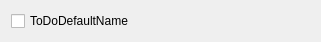
<?xml version="1.0" encoding="UTF-8"?>
<ui version="4.0">
 <class>ToDoSingleWidget</class>
 <widget class="QWidget" name="ToDoSingleWidget">
  <property name="geometry">
   <rect>
    <x>0</x>
    <y>0</y>
    <width>321</width>
    <height>36</height>
   </rect>
  </property>
  <property name="windowTitle">
   <string>Form</string>
  </property>
  <layout class="QHBoxLayout" name="horizontalLayout">
   <item>
    <widget class="QCheckBox" name="m_checkBox_status">
     <property name="text">
      <string>ToDoDefaultName</string>
     </property>
    </widget>
   </item>
   <item>
    <spacer name="horizontalSpacer">
     <property name="orientation">
      <enum>Qt::Horizontal</enum>
     </property>
     <property name="sizeHint" stdset="0">
      <size>
       <width>40</width>
       <height>20</height>
      </size>
     </property>
    </spacer>
   </item>
  </layout>
 </widget>
 <resources/>
 <connections/>
</ui>
